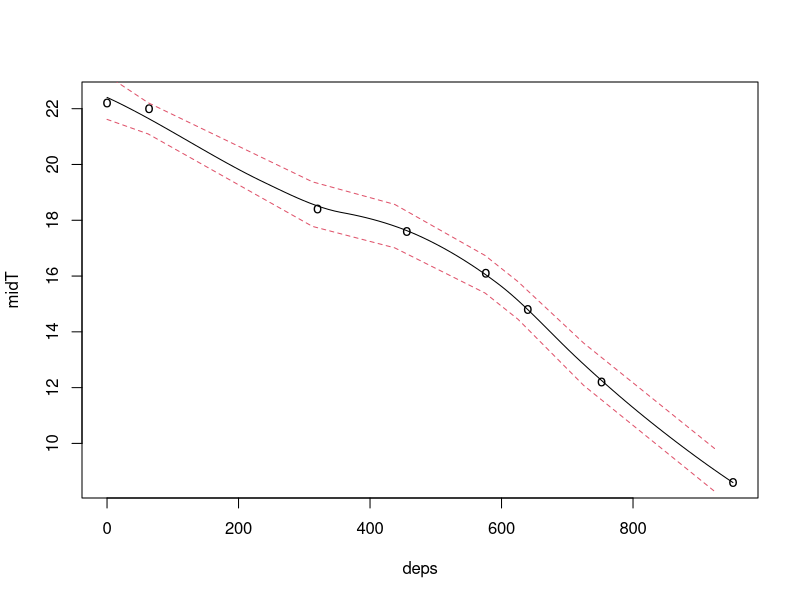
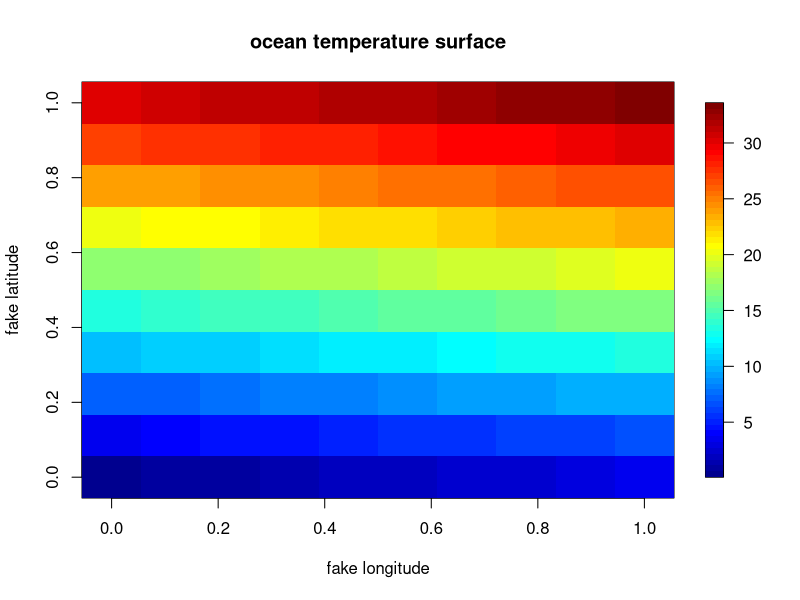
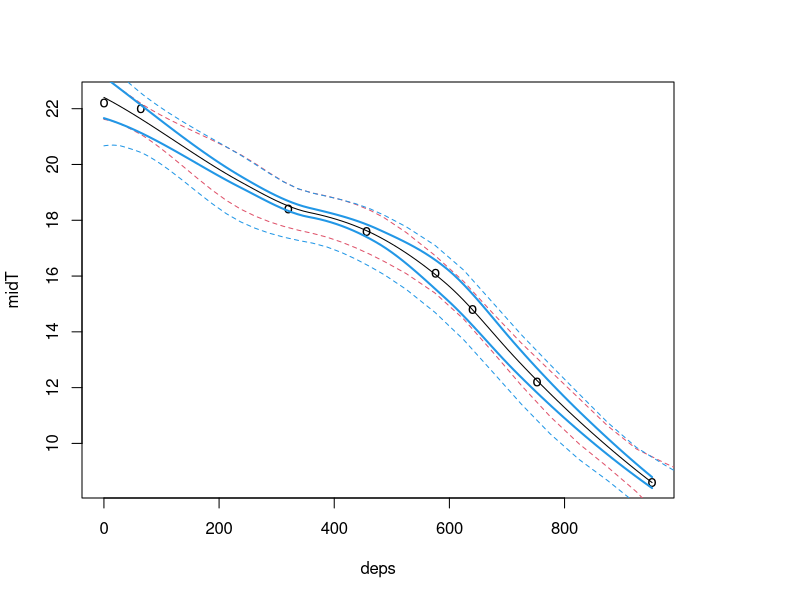
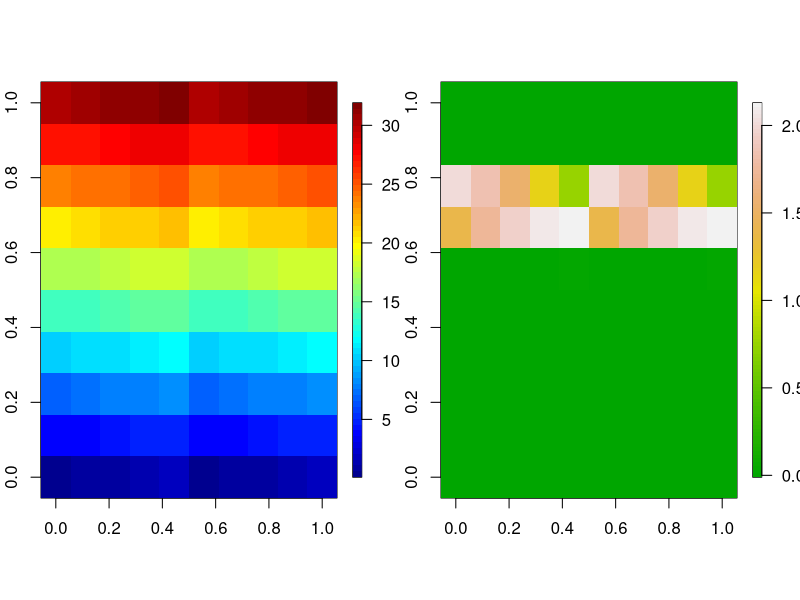

Here is the R script that generated these plots, in order:
# build an example with some real data
# objective here is to properly characterize error in the PDT
# matching routine between depth-temp data from the tag
# and WOA data.

library(locfit)
library(fields)
library(plyr)

# this is real data
minT <- c(21.4,21.6,18.2,17.4,15.6,14.2,11.8,8.4)
maxT <- c(23,22.4,18.6,17.8,16.6,15.4,12.6,8.8)
deps <- c(0,64,320,456,576,640,752,952)
midT <- (maxT + minT) / 2

stdDepth <- c(0.0,2.5,7.5, 12.5, 17.5, 22.5, 27.5, 32.5, 37.5, 42.5, 47.5, 52.5, 57.5,
              62.5, 67.5, 72.5, 77.5, 82.5, 87.5, 92.5, 97.5,112.5,137.5,162.5,187.5,212.5,
              237.5,262.5,287.5,312.5,337.5,362.5,387.5,412.5,437.5,462.5,487.5,525.0,575.0,
              625.0,675.0,725.0,775.0,825.0,875.0,925.0,975.0, 1025.0, 1075.0, 1125.0, 1175.0,
              1225.0, 1275.0, 1325.0, 1375.0, 1425.0, 1475.0)

# do the regression
fit <- locfit(midT ~ deps)
n = length(deps)
# find the standard depth levels that correspond to the depths the tag data is measured at
depIdx <- findInterval(deps, stdDepth)
woaDep <- stdDepth[depIdx] 
# make predictions based on the regression model earlier for the temperature at standard WOA depth levels
pred = predict(fit, newdata=woaDep, se=T, get.data=T)

# see the regression
plot(fit, get.data=TRUE)
# and add SE based on model predictions at new depth levels
lines(woaDep, pred$fit+pred$se.fit*sqrt(n), col=2, lty=2)
lines(woaDep, pred$fit-pred$se.fit*sqrt(n), col=2, lty=2)
#points(woaDep, pred$fit+pred$se.fit*sqrt(n), col=2)
#points(woaDep, pred$fit-pred$se.fit*sqrt(n), col=2)

# fake temperature surface
woa1 = matrix(1:100/3, 10,10)
woa2 = matrix(1:100/3,10,10)
woa = rbind(woa1[1:5,],woa2[1:5,])
image.plot(woa1,xlab='fake longitude',ylab='fake latitude', main='ocean temperature surface')

# put everything in one spot
out <- cbind(woaDep,fitT=pred$fit,sd_lwr=pred$fit-pred$se.fit*sqrt(n),sd_upr=pred$fit+pred$se.fit*sqrt(n))

# ** now how do we implement LeBris's likelihood routine via integration from sd_lwr to sd_upr?

#-------------------------------------------------------------------------# 
# like this! 
#-------------------------------------------------------------------------# 
# do the regression at min and max
fit.low <- locfit(minT ~ deps)
fit.high <- locfit(maxT ~ deps)
n = length(deps)
# find the standard depth levels that correspond to the depths the tag data is measured at
# depIdx <- findInterval(deps, stdDepth)

# use the which.min
depIdx = apply(as.data.frame(deps), 1, FUN=function(x) which.min((x-stdDepth)^2))
woaDep <- stdDepth[depIdx] 

# make predictions based on the regression model earlier for the temperature at standard WOA depth levels for low and high temperature at that depth
pred = predict(fit, newdata=stdDepth, se=T, get.data=T)
pred.low = predict(fit.low, newdata=stdDepth, se=T, get.data=T)
pred.high = predict(fit.high, newdata=stdDepth, se=T, get.data=T)
plot(fit, get.data=TRUE, lwd=2)

# and add SE based on model predictions at new depth levels
lines(stdDepth, pred$fit+pred$se.fit*sqrt(n), col=2, lty=2)
lines(stdDepth, pred$fit-pred$se.fit*sqrt(n), col=2, lty=2)

lines(fit.low, col = 4, lwd=2)           
lines(fit.high, col = 4, lwd=2)

lines(stdDepth, pred.high$fit+pred.high$se.fit*sqrt(n), col=4, lty=2)
lines(stdDepth, pred.low$fit-pred.low$se.fit*sqrt(n), col=4, lty=2)

n =length(stdDepth)

# data frame for next step
df = data.frame(low=pred.low$fit[depIdx]-pred.low$se.fit[depIdx]*sqrt(n), high=pred.high$fit[depIdx]+pred.high$se.fit[depIdx]*sqrt(n), row.names = stdDepth[depIdx])
df1 <- data.frame(low=pred$fit[depIdx]-pred$se.fit[depIdx]*sqrt(n), 
                  high=pred$fit[depIdx]+pred$se.fit[depIdx]*sqrt(n),
                  row.names = stdDepth[depIdx])
#---------------------------------------------------------------------------------------#
# WOA sd.. 
#---------------------------------------------------------------------------------------#
# fixed sd of the grid
woasd = .7

# slow derivation of sd by surrounding cells
for(i in 1:nrow(woa)){
  for(j in 1:ncol(woa)){
        
  }
}

#---------------------------------------------------------------------------------------#
# integration would be something like this for each WOA layer..
# note to self: read up on integration.. 
#---------------------------------------------------------------------------------------#

# I think a sequence might hae to be set between the min and max... I tried just adding dnorm(min) and dnorm(max) and it is not right
# for example:

# image.plot(dnorm(df[1,1], woa, .7)+dnorm(df[1,2], woa, .7))

# sequence
dt = seq(df1[1,1], df1[1,2], length=10)

# likelihood array for one depth
lik0 = aaply(dt, 1, .fun = function(x) dnorm(x, woa, .7))
int0 = apply(lik0, 2:3, sum)

# plot it
par(mfrow=c(1,2))
image.plot(woa)
image.plot(int0, col = terrain.colors(100))

# -----
# 1:
# -----
# I'm not sure the 2 apply steps above are right. when creating lik0,
# shouldn't each lik0[,,n] be the likelihood matrix for that dt[n]?
# Then the likelihoods are summed (integrated) across the range of dt?
# When I look at any lik0[,,n], it sure doesn't look like a realistic
# likelihood array for dt[n]. When summed, the resulting likelihood
# surface looks ok but why does it transition gradually on the top from
# low to high likelihood then immediately drop to low likelihood below?

# BG: use image.plot(lik0[n,,]). it looks correct

# BUT, if you replace the woa we were using with woa1
woa <- woa1
# then run it again, the plots look right as does the structure of lik0.

# ----
# 2:
# ----
# I think setting the integration limits based on SE of the regression at
# minT and maxT (rather than midT) makes the limits much too wide. For
# example, temp range based on the min/max regression at max(deps) is
# 4.5 - 10.6. Temp range based on midT regression at same depth is
# 7.2 - 9.3. Tag measured min/maxT at that depth is 8.4-8.8.
# Seems like we're actually adding too much range doing the regression
# on the min/max temps.

# BG: I think we need to keep this for several reasons previously stated. However, you raise an important point I didn't think about: These individual likelihoods for dt should not be weighted equally.. The min-max we use is just that, representative of a distrubution of temps at depth, with min/max as the tails of the distribution. The mean temp should have the most bearing on the result. Let's think about how to weight it accordingly. 
